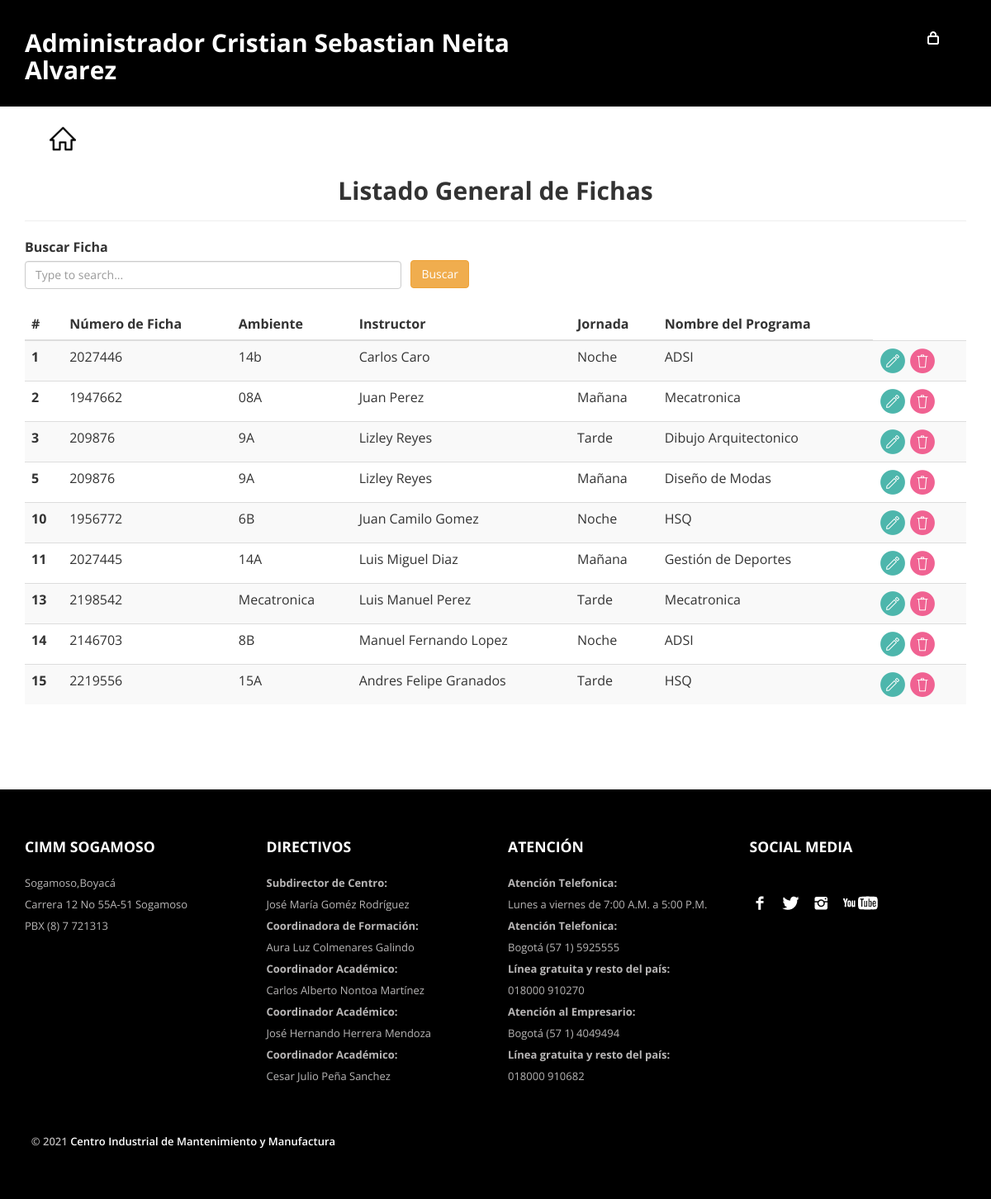
The page /?c=ficha&a=ListarFicha (signed in) on the database its author committed.
### tables this page shows
CREATE TABLE `fichas` (
  `id_ficha` int(11) NOT NULL,
  `numeroFicha` varchar(30) NOT NULL,
  `ambiente` varchar(15) NOT NULL,
  `instructor` varchar(100) NOT NULL,
  `jornada` enum('Mañana','Tarde','Noche') NOT NULL,
  `nombrePrograma` varchar(45) NOT NULL
);

### controller/ficha.controlador.php (called while the page is built, shortened)
<?php
    require_once "model/fichas.php";
    class FichaControlador{
        public function __construct()
        {
            $this->modelo =  new Fichas();
        }
        public function ListarFicha(){
            require_once "view/header2.php";
            require_once "view/fichas/listaFichas.php";
            require_once "view/footer.php";
        }
    }

### model/conexion.php (called while the page is built, shortened)
<?php
class conexion{
    public static function Conectar(){
        try{
            $conexion = new PDO
            ("mysql:host=".self::servidor.";
            dbname=".self::bd."; charset=utf8",
            self::user, self::password);
            $conexion->setAttribute(PDO::ATTR_ERRMODE,
            PDO::ERRMODE_EXCEPTION);
            return $conexion;
        }catch (PDOException $e){
            echo $e->getMessage();
        }
    }
}

### model/fichas.php (called while the page is built, shortened)
<?php
class Fichas{
    private $pdo;
    public function __construct()
    {
        $this->pdo = conexion::Conectar();
    }
    public function ListarFichas(){
        try {
            $consulta = $this->pdo->prepare("SELECT * FROM fichas;");
            $consulta->execute();
            return $consulta->fetchAll(PDO::FETCH_OBJ);
        } catch (Exception $e){
            die($e->getMessage());
        }
    }
}

### view/fichas/listaFichas.php (the view, shortened to what this page needs)
<link rel="stylesheet" href="https://cdn.jsdelivr.net/npm/bootstrap-icons@1.5.0/font/bootstrap-icons.css">
<div class="main">
    <br>
    <a href="?c=login&a=FormInicio" style="margin-left: 5%; "><img src="images/home.png" alt="atras"></a>
    <div class="shop_top">
        <div class="container" style="margin-top: -30px;">
            <h2 class="text-center" style="font-weight: 700">Listado General de Fichas</h2>
            <hr>
            <form action="?c=ficha&a=Buscar" method="post">
                <label for="exampleDataList" class="form-label">Buscar Ficha</label>
                <input class="form-control" name="buscarFicha" list="datalistOptions" id="exampleDataList" placeholder="Type to search..." style="width: 40%;">
                <input value="Buscar" type="submit" class="btn btn-warning" style="margin-left: 41%; margin-top: -60px">
            </form>
            <table class="table table-striped table-hover">
                <thead>
                    <tr>
                        <th scope="col">#</th>
                        <th scope="col">Número de Ficha</th>
                        <th scope="col">Ambiente</th>
                        <th scope="col">Instructor</th>
                        <th scope="col">Jornada</th>
                        <th scope="col">Nombre del Programa</th>
                    </tr>
                </thead>
                <tbody>
                    <?php foreach ($this->modelo->ListarFichas() as $r) : ?>
                        <tr>
                            <th scope="row"><?= $r->id_ficha ?></th>
                            <td><?= $r->numeroFicha ?></td>
                            <td><?= $r->ambiente ?></td>
                            <td><?= $r->instructor ?></td>
                            <td><?= $r->jornada ?></td>
                            <td><?= $r->nombrePrograma ?></td>
                            <td>
                                <a href="?c=ficha&a=FormUpdate&id=<?= $r->id_ficha ?>"><img src="images/editar.png" alt="editar"></a>
                                <a href="?c=ficha&a=Borrar&id=<?= $r->id_ficha ?>"><img src="images/delete.png" alt="eliminar"></a>
                            </td>
                        </tr>
                    <?php endforeach; ?>
                </tbody>
            </table>
            <br>
        </div>
    </div>
</div>

### css/style.css (style rules this page uses)
h4, h5, h6, h1, h2, h3 { margin-top: 0; }
html, body { font-family: 'Open Sans', sans-serif; background:#fff; font-size: 100%; }
body a { transition: 0.5s all; -webkit-transition: 0.5s all; -moz-transition: 0.5s all; -o-transition: 0.5s all; }
.shop_top { padding:5% 0; }

### rows shown on the page
fichas: id_ficha "1", numeroFicha "2027446", ambiente "14b", instructor "Carlos Caro", jornada "Noche", nombrePrograma "ADSI"
fichas: id_ficha "2", numeroFicha "1947662", ambiente "08A", instructor "Juan Perez", jornada "Mañana", nombrePrograma "Mecatronica"
fichas: id_ficha "3", numeroFicha "209876", ambiente "9A", instructor "Lizley Reyes", jornada "Tarde", nombrePrograma "Dibujo Arquitectonico"
fichas: id_ficha "5", numeroFicha "209876", ambiente "9A", instructor "Lizley Reyes", jornada "Mañana", nombrePrograma "Diseño de Modas"
fichas: id_ficha "10", numeroFicha "1956772", ambiente "6B", instructor "Juan Camilo Gomez", jornada "Noche", nombrePrograma "HSQ"
fichas: id_ficha "11", numeroFicha "2027445", ambiente "14A", instructor "Luis Miguel Diaz", jornada "Mañana", nombrePrograma "Gestión de Deportes"
fichas: id_ficha "13", numeroFicha "2198542", ambiente "Mecatronica", instructor "Luis Manuel Perez", jornada "Tarde", nombrePrograma "Mecatronica"
fichas: id_ficha "14", numeroFicha "2146703", ambiente "8B", instructor "Manuel Fernando Lopez", jornada "Noche", nombrePrograma "ADSI"
fichas: id_ficha "15", numeroFicha "2219556", ambiente "15A", instructor "Andres Felipe Granados", jornada "Tarde", nombrePrograma "HSQ"

### other values the page prints
$_SESSION['user']['nombres'] "Cristian Sebastian"
$_SESSION['user']['apellidos'] "Neita Alvarez"
